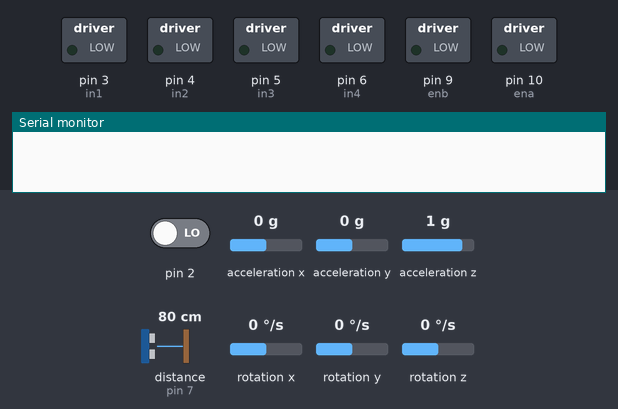
This sketch was run on a simulated Arduino Uno, built with avr-gcc and run on an emulated ATmega328P. On the bench: switched loads named in the sketch (green lamp = pin HIGH), the last lines printed to the serial monitor. Wiring (inferred from the names in the program): ultrasonic range finder: trigger pin 8; echo pin 7. The inputs (shaded band) are chosen by the test bench; at power-on: distance to the obstacle (sensor on pin 7) 80 cm, rotation z 0 °/s, pin 2 LOW, acceleration x 0 g, acceleration y 0 g, acceleration z 1 g, rotation x 0 °/s, rotation y 0 °/s. The echo pulse lasts 58.3 µs per cm; pins used as bus, display or sensor lines are not drawn.

Above: at 0.1 s.
At 6.0 s:
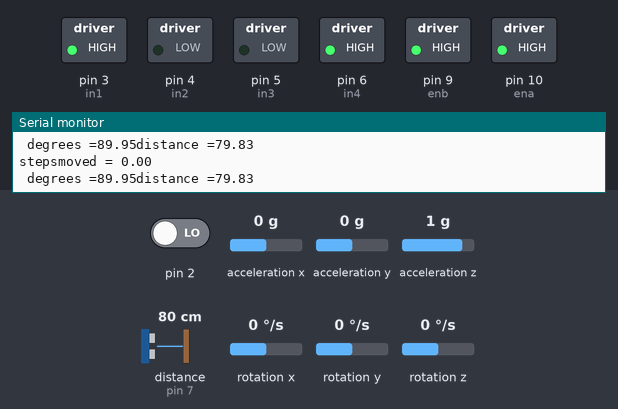
6.1 s: distance to the obstacle (sensor on pin 7) set to 2 cm
9.1 s: rotation z set to -192 °/s
12.1 s: distance to the obstacle (sensor on pin 7) set to 18 cm
15.1 s: rotation z set to 100 °/s
Timing chart, 0 to 18.1 s (numbered marks = the images above; inputs shaded):
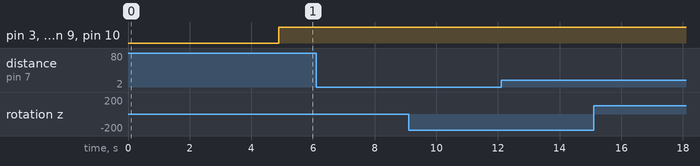

The sketch:

triangular_path_moving_robotic_car.ino
```cpp
#include <MPU6050_tockn.h>
#include <Wire.h>
#include<math.h>
MPU6050 mpu6050(Wire);


int trig = 8;
int echo = 7;
int ena = 10;
int in1 = 3;
int in2 = 4;
int enb = 9;
int in3 = 5;
int in4 = 6;
float theta = 0.0000;
float angle_offset = 0.0000;
float degree = 0.f;
volatile float stepsmoved = 0.f ;
float distance = 0.f;
void setup() {
  // put your setup code here, to run once:
  pinMode (echo, INPUT);
  pinMode(trig, OUTPUT);
  pinMode (ena, OUTPUT);
  pinMode (in1, OUTPUT);
  pinMode (in2, OUTPUT);
  pinMode (in3, OUTPUT);
  pinMode (in4, OUTPUT);
  pinMode (enb, OUTPUT);


  attachInterrupt(digitalPinToInterrupt(2), countsteps, CHANGE);
  Serial.begin(9600);
  Wire.begin();
  mpu6050.begin();
  mpu6050.calcGyroOffsets(true);

  for (int i = 0; i < 1000; i++) {
    mpu6050.update();

    angle_offset += mpu6050.getAngleZ();
  }
  angle_offset = angle_offset / 1000.00;
  Serial.println("");
  Serial.print("offset angle is: ");
  Serial.println(angle_offset);

}

void loop() {
  // put your main code here, to run repeatedly:
  degree = check_angle();
  Serial.print(" degrees =");
  Serial.print( degree);

  distance = getDistance();
  Serial.print("distance =");
  Serial.print(distance);
  Serial.println();

  Serial.print("stepsmoved = ");
  Serial.println (stepsmoved);

  if ( stepsmoved < 200) {
    goForward ();
  }
  else {
    turnLeft ();

  if (degree > 120 && degree <122) {
  stopNow();
    stepsmoved = 0;
  }
  else {
     turnLeft();
}
//  if (degree > 240 && degree < 242) {
//    delay (000);
//    stopNow();
//    stepsmoved = 0;
//  }
//  else {
//    turnLeft();
//  }
//  //stopNow ();
//  //delay (1000);
//  if (degree = 360 ) {
//    delay (000);
//    stopNow();
//    stepsmoved = 0;
//  }
//  else {
//    turnLeft();
// }
 }
//
//  if (distance <= 10 && distance >= 0) {
//    stopNow();
//  }
//  else {
//    goForward();
//  }

}
void hggcvkhbu() {
  delay(1000);
  stopNow();
  delay(1000);

  float startangle = check_angle();

  while (check_angle() - startangle < 120) {
    turnLeft();
  }
  stopNow();
  delay(100);
  mpu6050.begin();
  mpu6050.calcGyroOffsets(true);
  delay(1000);
}


void goForward() {
  analogWrite(ena, 255);
  analogWrite(enb, 255);
  digitalWrite(in1, HIGH);
  digitalWrite(in2, LOW);
  digitalWrite(in3, LOW);
  digitalWrite(in4, HIGH);
}
void countsteps() {
  stepsmoved += 1;

}

void stopNow() {
  analogWrite (ena, 0);
  analogWrite (enb, 0);
  digitalWrite (in1, LOW);
  digitalWrite (in2, LOW);
  digitalWrite (in3, LOW);
  digitalWrite (in4, LOW);
}

void turnLeft() {
  analogWrite (ena, 0);
  analogWrite (enb, 124);
  digitalWrite(in1, LOW);
  digitalWrite(in2, LOW);
  digitalWrite(in3, LOW);
  digitalWrite(in4, HIGH);
}

float check_angle() {
  mpu6050.update();
  float theta = 90 + mpu6050.getAngleZ() - angle_offset;
  theta = radians(theta);
  float aa = int(100 * theta) % 628;
  theta = aa / 100;
  theta = degrees(theta);
  return theta;
}

float getDistance() {
  digitalWrite(trig, LOW);
  delayMicroseconds(2);
  digitalWrite(trig, HIGH);
  delayMicroseconds(10);
  digitalWrite(trig, LOW);
  delayMicroseconds(2);
  float period = pulseIn(echo, HIGH);
  float distance = (period / 2) / 29.1;
  return distance;
}
```
